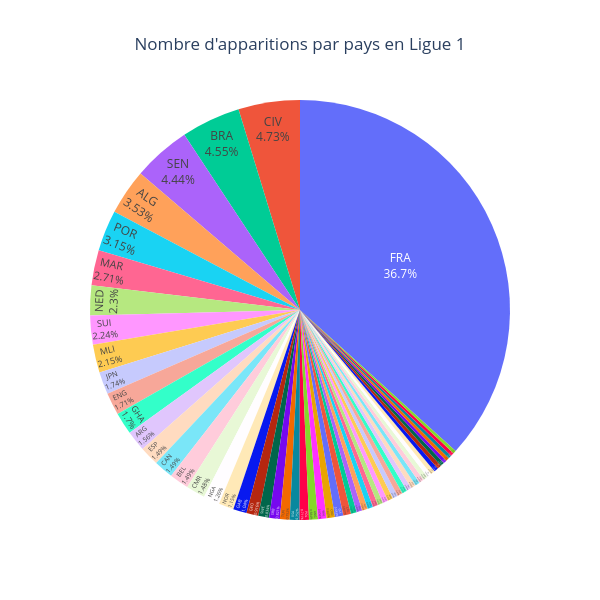

Write notebook code for a chart like this one.
### Markdown cell above
## Nationalité

### Code cell
fig = px.pie(
    ligue1,
    names='Nation',
    values='MP',
    title="Nombre d'apparitions par pays en Ligue 1"
)

fig.update_traces(textposition='inside', textinfo='percent+label')
fig.update_layout(
    title_x=0.5,
    width=600,
    height=600,
    showlegend=False
)

fig.show()

### Figure 1 — Plotly figure (JSON) as saved in the notebook; plotly's stock layout.template omitted (floating-point values rounded to 4 significant figures; data arrays with more than 128 entries replaced by an {"elided": "..."} marker saying what was removed)
{"data": [{"domain": {"x": [0, 1], "y": [0, 1]}, "hovertemplate": "Nation=%{label}<br>MP=%{value}<extra></extra>", "labels": {"elided": "276 str values"}, "legendgroup": "", "name": "", "showlegend": true, "textinfo": "percent+label", "textposition": "inside", "type": "pie", "values": {"elided": "276 int values"}}], "layout": {"height": 600, "legend": {"tracegroupgap": 0}, "showlegend": false, "title": {"text": "Nombre d'apparitions par pays en Ligue 1", "x": 0.5}, "width": 600}}
